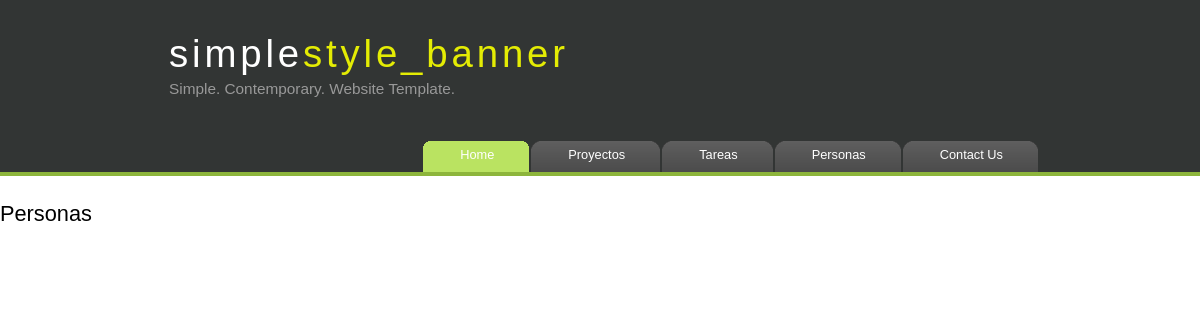
The page /appGP/listadoDePersonas/ on the database as committed earlier.
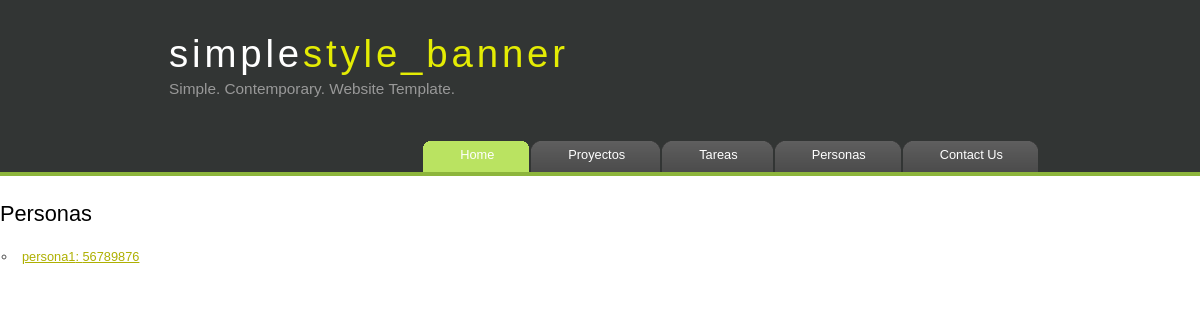
The same page on the database as committed later.
### appGP/models.py (models this page shows, shortened)
class Persona(models.Model):
    nombre= models.CharField(max_length=100)
    dni= models.TextField(max_length=8)
    telefono = models.CharField(max_length=9, blank=True)
    edad = models.PositiveIntegerField()
    tarea = models.ForeignKey(Tarea, related_name="personas", on_delete=models.CASCADE)
    correo_electronico = models.EmailField(max_length=254, null=True, blank=True)
    direccion = models.TextField(null=True, blank=True)
    rol = models.CharField(
        max_length=50,
        choices=[('Manager', 'Manager'), ('Developer', 'Desarrollador'), ('Tester', 'Tester')],
        default='Developer'
    )
    ImagenPersona = models.URLField(max_length=600, null=True, blank=True)

### appGP/views.py (the view)
# urls.py: path('listadoDePersonas/', views.listadePersonas, name='listaPer'),
def listadePersonas(request):
    personas = Persona.objects.order_by('dni')
    context = {'personas' : personas}
    return render(request,'listaPersonas.html', context)

### appGP/templates/listaPersonas.html (shortened to what this page needs)
<!DOCTYPE html>
<html lang="es">
<head>
    {% load static %}
    <link rel="stylesheet" type="text/css" href="{% static 'style/style.css' %}">
</head>
<body>
    <div id="main">
        <div id="header">
            <div id="logo">
                <div id="logo_text">
                <h1><a href="{% url 'index' %}">simple<span class="logo_colour">style_banner</span></a></h1>
                <h2>Simple. Contemporary. Website Template.</h2>
                </div>
            </div>
            <div id="menubar">
                <ul id="menu">
                <li class="selected"><a href="{% url 'index' %}">Home</a></li>
                <li><a href="{% url 'listaP' %}">Proyectos</a></li>
                <li><a href="{% url 'listaT' %}">Tareas</a></li>
                <li><a href="{% url 'listaPer' %}">Personas</a></li>
                <li><a href="{% url 'listaP' %}">Contact Us</a></li>
                </ul>
            </div>
    <h1>Personas</h1>
    <ul>
        {% for per in personas %}
        <li>
            <a href="{% url 'detallePersona' per.id %}">{{ per.nombre }}: {{ per.dni }}</a>
        </li>
        {% endfor %}
    </ul>
</body>
</html>

Rows that differ between the two databases and show on the page:
added Persona: nombre "persona1", dni "56789876"
